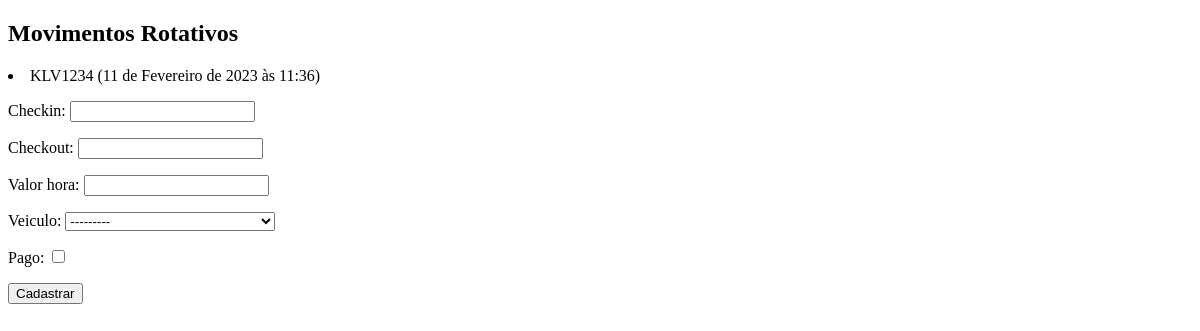
/core/movimentosrotativos/, run on an earlier commit of the app's database.
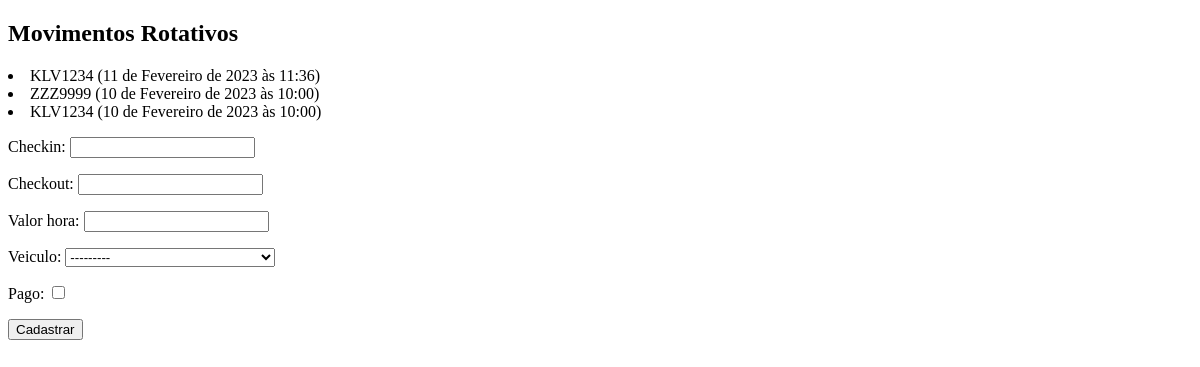
And on a later commit of the database.
### core/models.py (models this page shows, shortened)
class MovimentoRotativo(models.Model):
    checkin = models.DateTimeField(auto_now=False)
    checkout = models.DateTimeField(auto_now=False, null=True, blank=True)
    valor_hora = models.DecimalField(max_digits=5, decimal_places=2)
    veiculo = models.ForeignKey(Veiculo, on_delete=models.CASCADE)
    pago = models.BooleanField(default=False)
    class Meta:
        verbose_name_plural = 'movimentos rotativos'

class Veiculo(models.Model):
    placa = models.CharField(max_length=7)
    marca = models.ForeignKey(Marca,blank=True,null=True, on_delete=models.CASCADE)
    proprietario = models.ForeignKey(Pessoa,on_delete=models.CASCADE)
    cor = models.CharField(max_length=15, blank=True, null=True)
    observacoes = models.TextField(blank=True, null=True)
    def __str__(self):
        return self.placa + ' (' + self.marca.nome + ' - ' + self.proprietario.nome + ')'

### core/views.py (the view)
def lista_movimentosrotativos(request):
    movimentosrotativos = MovimentoRotativo.objects.all()
    form = MovimentoRotativoForm()
    data = {'movimentosrotativos': movimentosrotativos, 'form': form}
    return render(request, 'core/lista_movimentosrotativos.html', data )

### core/forms.py
class MovimentoRotativoForm(ModelForm):
    class Meta:
        model = MovimentoRotativo
        fields = '__all__'

### core/templates/core/lista_movimentosrotativos.html (shortened to what this page needs)
<!DOCTYPE html>
<html lang="en">
<head>
</head>
<body>
    <h2>Movimentos Rotativos</h2>
    <lu>
        {% for movimentorotativo in movimentosrotativos %}
        <li>
            {{movimentorotativo.veiculo.placa}} ({{movimentorotativo.checkin}})
        </li>
        {% endfor%}
    </lu>
    <form action="{% url 'core_movimentorotativo_novo' %}" method="POST">
        {{form.as_p}}
        <button type="submit">Cadastrar</button>
    </form>
</body>
</html>

What changed in the data, as far as the page shows it:
added MovimentoRotativo: veiculo.placa "ZZZ9999", checkin "10 de Fevereiro de 2023 às 10:00"
added MovimentoRotativo: veiculo.placa "KLV1234", checkin "10 de Fevereiro de 2023 às 10:00"
